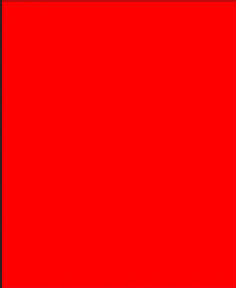
#> input picture Processamento de Imagens/Implementacoes/Implementacao 3- Operacoes Matematicas/imgs/red.png, 118 x 144 px, shrunk from 353 x 431 before the run (shown 2 times larger)
$ jupyter execute --allow-errors adicao.ipynb
#> lines starting #> are read from the running program, lines starting #| are printed output that depends on the picture
[cell 1]
import cv2
import numpy as np
import matplotlib.pyplot as plt

# Função para redimensionar a imagem para corresponder ao tamanho da outra
def redimensionar_imagem(imagem, tamanho):
    return cv2.resize(imagem, (tamanho[1], tamanho[0]))

# Função para somar duas imagens manualmente
def somar_imagens_manual(imagem1, imagem2):
    # Verifique se as duas imagens têm o mesmo tamanho
    if imagem1.shape != imagem2.shape:
        raise ValueError("As imagens devem ter o mesmo tamanho para a soma.")

    # Crie uma nova matriz de zeros com o mesmo tamanho da imagem
    imagem_soma = np.zeros_like(imagem1)

    # Percorra cada pixel da imagem e faça a soma
    for i in range(imagem1.shape[0]):  # Linhas
        for j in range(imagem1.shape[1]):  # Colunas
            for k in range(imagem1.shape[2]):  # Canais de cor (RGB)
                # Some os valores dos pixels correspondentes e limite o valor a 255
                imagem_soma[i, j, k] = min(int(imagem1[i, j, k]) + int(imagem2[i, j, k]), 255)

    return imagem_soma

# Carregue as imagens
imagem1 = cv2.imread('imgs/red.png')
#> imagem1 is the input picture: shape (144, 118, 3); mean B, G, R 0.4, 0.4, 251.6
imagem2 = cv2.imread('imgs/kevin_hart_colorido.jpg')
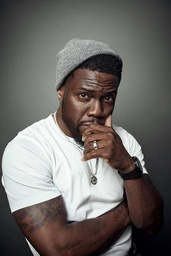
#> input picture Processamento de Imagens/Implementacoes/Implementacao 3- Operacoes Matematicas/imgs/kevin_hart_colorido.jpg, 171 x 256 px, shrunk from 512 x 768 before the run
#> imagem2 is the input picture: shape (256, 171, 3); mean B, G, R 102.4, 105.6, 109.7

# Verifique se as imagens foram carregadas corretamente
if imagem1 is None or imagem2 is None:
    raise ValueError("Uma ou ambas as imagens não foram carregadas corretamente. Verifique os caminhos.")

# Converta as imagens de BGR para RGB (OpenCV usa BGR por padrão, enquanto o Matplotlib usa RGB)
imagem1_rgb = cv2.cvtColor(imagem1, cv2.COLOR_BGR2RGB)
imagem2_rgb = cv2.cvtColor(imagem2, cv2.COLOR_BGR2RGB)

# Obtenha as dimensões das imagens
altura1, largura1 = imagem1_rgb.shape[:2]
#> altura1 = 144; largura1 = 118

# Redimensione a segunda imagem para o tamanho da primeira imagem
imagem2_redimensionada = redimensionar_imagem(imagem2_rgb, (altura1, largura1))
#> in redimensionar_imagem, `return cv2.resize(imagem, (tamanho[1], tamanho[0]))`:
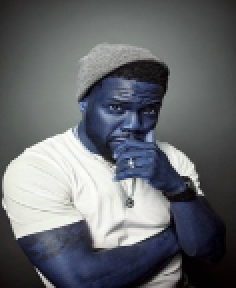
#> returned value: shape (144, 118, 3) (shown 2 times larger); mean of channels 0, 1, 2 109.6, 105.5, 102.4; drawn as B, G, R

# Some as imagens manualmente
imagem_adicionada_manual = somar_imagens_manual(imagem1_rgb, imagem2_redimensionada)
#> after the loop in somar_imagens_manual, `for i in range(imagem1.shape[0]):`:
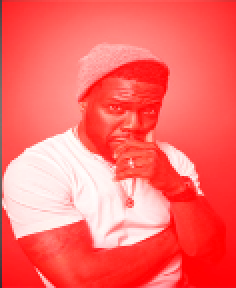
#> imagem_soma: shape (144, 118, 3) (shown 2 times larger); mean R, G, B 253.6, 105.9, 102.8

# Salve a imagem adicionada localmente
cv2.imwrite('imgs/imagem_adicionada_manual.jpg', cv2.cvtColor(imagem_adicionada_manual, cv2.COLOR_RGB2BGR))

# Configurações de exibição
fig, axes = plt.subplots(1, 3, figsize=(15, 5))

# Exiba a imagem 1
axes[0].imshow(imagem1_rgb)
axes[0].set_title('Imagem 1')
axes[0].axis('off')

# Exiba a imagem 2 redimensionada
axes[1].imshow(imagem2_redimensionada)
axes[1].set_title('Imagem 2 Redimensionada')
axes[1].axis('off')

# Exiba a imagem resultante da soma manual
axes[2].imshow(imagem_adicionada_manual)
axes[2].set_title('Imagem Adicionada (Manual)')
axes[2].axis('off')

# Exiba o gráfico
plt.tight_layout()
plt.show()
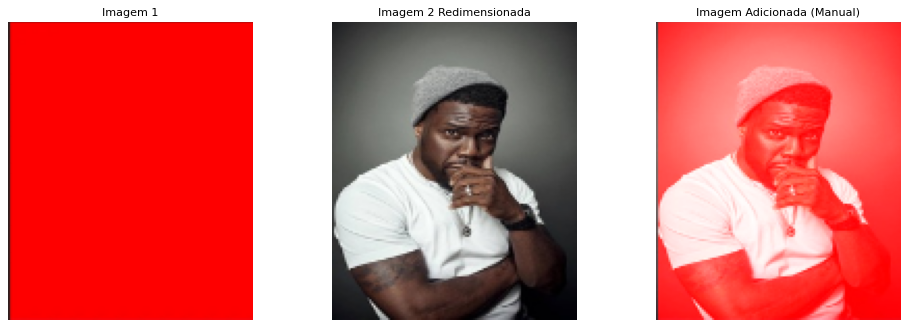
#> figure drawn by matplotlib, 3 panels

# SUBTRAÇÃO

[cell 2]
import cv2
import numpy as np
import matplotlib.pyplot as plt

# Função para redimensionar a imagem para corresponder ao tamanho da outra
def redimensionar_imagem(imagem, tamanho):
    return cv2.resize(imagem, (tamanho[1], tamanho[0]))

# Função para subtrair duas imagens manualmente
def subtrair_imagens_manual(imagem1, imagem2):
    # Verifique se as duas imagens têm o mesmo tamanho
    if imagem1.shape != imagem2.shape:
        raise ValueError("As imagens devem ter o mesmo tamanho para a subtração.")

    # Crie uma nova matriz de zeros com o mesmo tamanho da imagem
    imagem_subtraida = np.zeros_like(imagem1)

    # Percorra cada pixel da imagem e faça a subtração
    for i in range(imagem1.shape[0]):  # Linhas
        for j in range(imagem1.shape[1]):  # Colunas
            for k in range(imagem1.shape[2]):  # Canais de cor (RGB)
                # Subtraia os valores dos pixels correspondentes e limite o valor a no mínimo 0
                imagem_subtraida[i, j, k] = max(int(imagem1[i, j, k]) - int(imagem2[i, j, k]), 0)

    return imagem_subtraida

# Carregue as imagens
imagem1 = cv2.imread('imgs/roxo.png')
imagem2 = cv2.imread('imgs/red.png')

# Verifique se as imagens foram carregadas corretamente
#> (the rest of this cell did not finish here and is left out)

# Espelhamento ou Reflexão

[cell 3]
import cv2
import numpy as np
import matplotlib.pyplot as plt

# Função para transformar coordenadas usando matriz de transformação
def transform_coordinates(x, y, transformation_matrix, width, height):
    # Adiciona o termo homogêneo [x, y, 1] para a multiplicação da matriz
    coords = np.array([x, y, 1])
    # Aplica a matriz de transformação
    transformed_coords = transformation_matrix @ coords
    # Remove o termo homogêneo e retorna as coordenadas transformadas
    x_new, y_new = transformed_coords[:2]
    # Garante que as coordenadas fiquem dentro dos limites da imagem
    x_new = int(np.clip(x_new, 0, width - 1))
    y_new = int(np.clip(y_new, 0, height - 1))
    return x_new, y_new

# Função para realizar o espelhamento horizontal manualmente
def flip_horizontal_manual(image):
    rows, cols, channels = image.shape # rows = 0,1,2 e columns = 0,1,2
#> rows = 256; cols = 171; channels = 3
    flipped_image = np.zeros_like(image)

    # Matriz de transformação para flip horizontal
    transform_matrix = np.array([
        [-1, 0, cols - 1],  # Inversão na direção horizontal
        [0, 1, 0],          # Mantém a direção vertical
        [0, 0, 1]           # Termo homogêneo
    ])
#> transform_matrix = [[-1, 0, 170], [0, 1, 0], [0, 0, 1]]

    # Percorre cada pixel e aplica a transformação
    for r in range(rows):
        for c in range(cols):
            new_col, new_row = transform_coordinates(c, r, transform_matrix, cols, rows)
            flipped_image[new_row, new_col] = image[r, c]
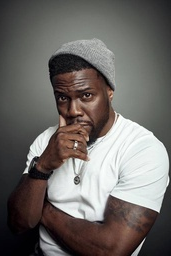
#> flipped_image: shape (256, 171, 3); mean B, G, R 102.4, 105.6, 109.7

    return flipped_image

# Função para realizar o espelhamento vertical manualmente
def flip_vertical_manual(image):
    rows, cols, channels = image.shape
    flipped_image = np.zeros_like(image)

    # Matriz de transformação para flip vertical
    transform_matrix = np.array([
        [1, 0, 0],          # Mantém a direção horizontal
        [0, -1, rows - 1],  # Inversão na direção vertical
        [0, 0, 1]           # Termo homogêneo
    ])

    # Percorre cada pixel e aplica a transformação
    for r in range(rows):
        for c in range(cols):
            new_col, new_row = transform_coordinates(c, r, transform_matrix, cols, rows)
            flipped_image[new_row, new_col] = image[r, c]
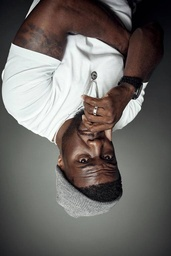
#> flipped_image: shape (256, 171, 3); mean B, G, R 102.4, 105.6, 109.7

    return flipped_image

# Função para exibir as imagens (original, flip horizontal, flip vertical)
def show_images(original, horizontal_flip, vertical_flip):
    fig, axes = plt.subplots(1, 3, figsize=(15, 5))

    for ax in axes:
        ax.axis('off')  # Remove os eixos das imagens

    # Exibir imagem original
    axes[0].imshow(cv2.cvtColor(original, cv2.COLOR_BGR2RGB))
    axes[0].set_title('Imagem Original')

    # Exibir imagem com flip horizontal
    axes[1].imshow(cv2.cvtColor(horizontal_flip, cv2.COLOR_BGR2RGB))
    axes[1].set_title('Flip Horizontal')

    # Exibir imagem com flip vertical
    axes[2].imshow(cv2.cvtColor(vertical_flip, cv2.COLOR_BGR2RGB))
    axes[2].set_title('Flip Vertical')

    plt.tight_layout()
    plt.show()
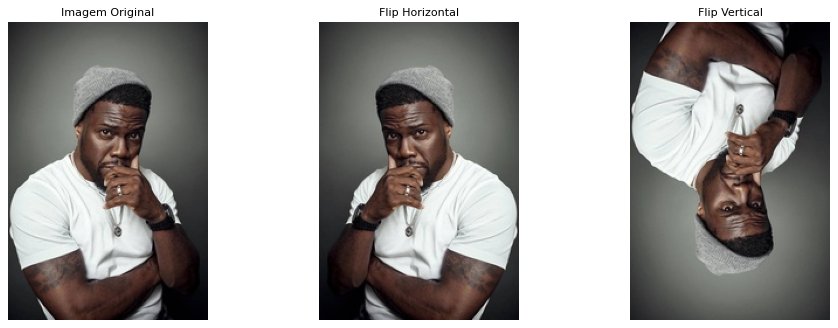
#> figure drawn by matplotlib, 3 panels

# Função principal para carregar a imagem e aplicar os flips
def main():
    image_path = 'imgs/kevin_hart_colorido.jpg'  # Substitua pelo caminho da sua imagem
    image = cv2.imread(image_path)

    # Verifica se a imagem foi carregada corretamente
    if image is None:
        print("Erro ao carregar a imagem. Verifique o caminho.")
        return

    # Realiza o flip horizontal e vertical manualmente
    horizontal_flip = flip_horizontal_manual(image)
    vertical_flip = flip_vertical_manual(image)

    # Exibe as imagens resultantes
    show_images(image, horizontal_flip, vertical_flip)

# Executa o código principal
if __name__ == '__main__':
    main()
